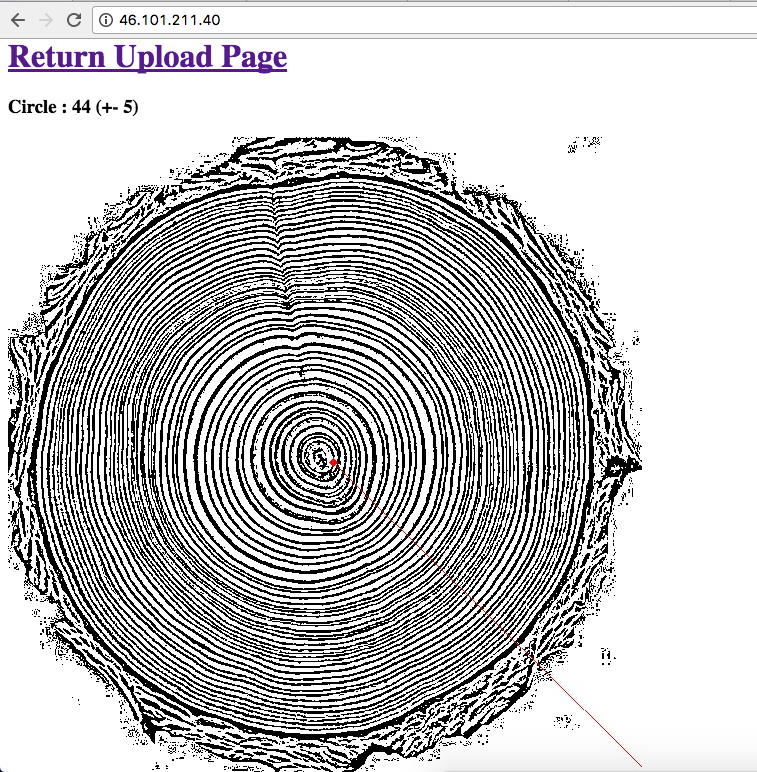
#> input picture data.png, 757 x 772 px
$ python -i image.py   (imports and definitions only)
#> lines starting #> are read from the running program, lines starting #| are printed output that depends on the picture
import cv2
import numpy as np
import pyimgur


CLIENT_ID = "e016bbee6d687a4"

def treeage(imageurl):
#> called with imageurl = 'data.png'
    img = cv2.imread(imageurl, 0)
#> img: shape (772, 757); min 0, max 255, mean 194
    img = cv2.medianBlur(img, 1)
    th2 = cv2.adaptiveThreshold(img, 255, cv2.ADAPTIVE_THRESH_MEAN_C, cv2.THRESH_BINARY, 11, 2)
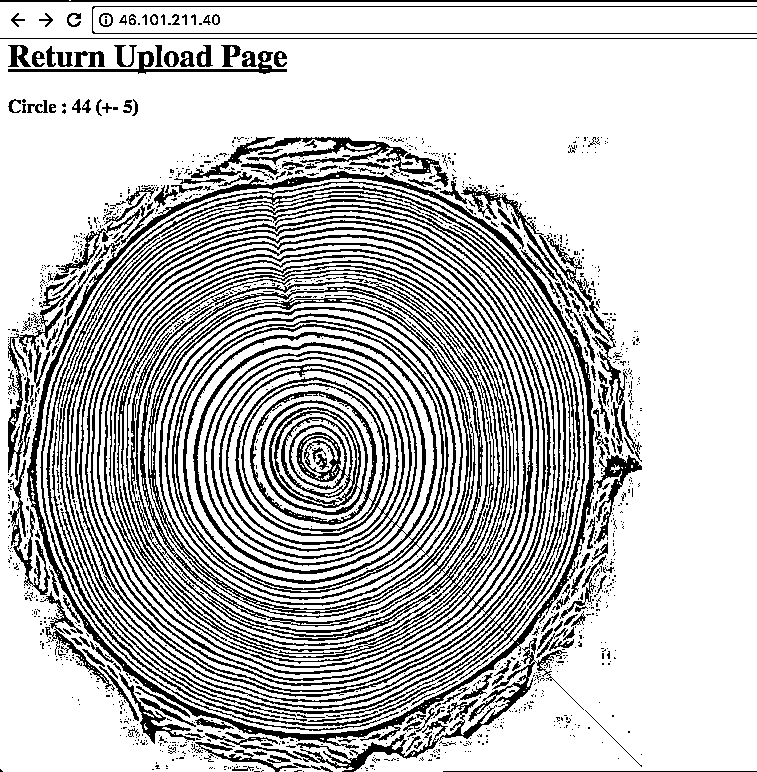
#> th2: shape (772, 757); 75.6% white; black in thin lines or dots
    cimg = cv2.cvtColor(th2, cv2.COLOR_GRAY2BGR)
#> cimg: shape (772, 757, 3); 75.6% white; black in thin lines or dots
    circles = cv2.HoughCircles(th2, cv2.HOUGH_GRADIENT, 50, 2000)
#> circles = [[325, 475, 230]]
    circles = np.uint16(np.around(circles))

    # center point
    for i in circles[0, :]:
        cv2.circle(cimg, (i[0], i[1]), 2, (0, 0, 255), 3)
#> this loop made 1 pass
#> cimg: shape (772, 757, 3); mean B, G, R 192.8, 192.8, 192.8

    draw1 = cimg[0:circles[0][0][1], 0:circles[0][0][0]]
    draw1 = cv2.flip(draw1, 1)
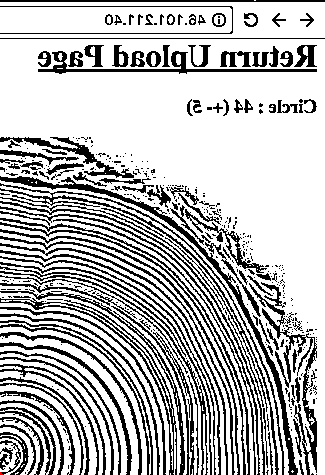
#> draw1: shape (475, 325, 3); mean B, G, R 184.1, 184.1, 184.2
    draw1 = cv2.flip(draw1, 0)
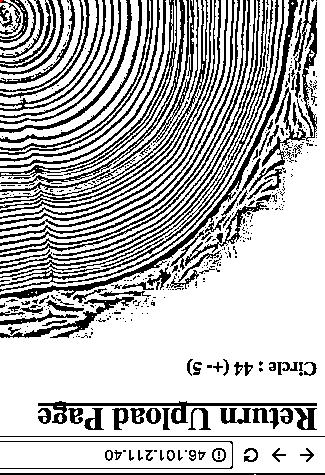
#> draw1: shape (475, 325, 3); mean B, G, R 184.1, 184.1, 184.2

    draw2 = cimg[circles[0][0][1]:, 0:circles[0][0][0]]
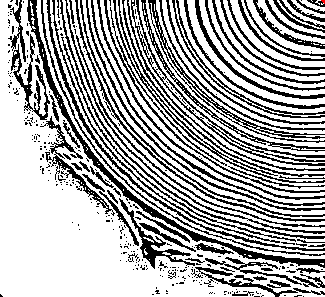
#> draw2: shape (297, 325, 3); mean B, G, R 169.8, 169.8, 169.8
    draw2 = cv2.flip(draw2, 1)
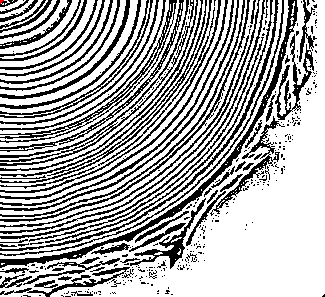
#> draw2: shape (297, 325, 3); mean B, G, R 169.8, 169.8, 169.8

    draw3 = cimg[0:circles[0][0][1], circles[0][0][0]:]
    draw3 = cv2.flip(draw3, 0)
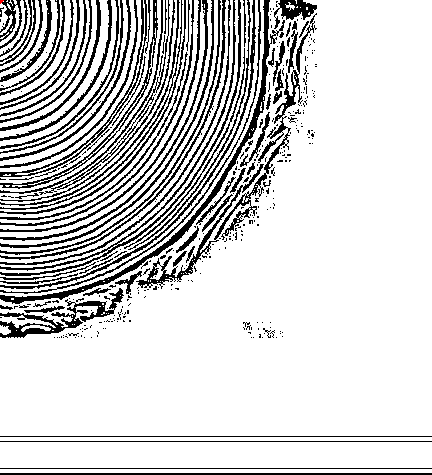
#> draw3: shape (475, 432, 3); mean B, G, R 208.7, 208.7, 208.7

    draw4 = cimg[circles[0][0][1]:, circles[0][0][0]:]
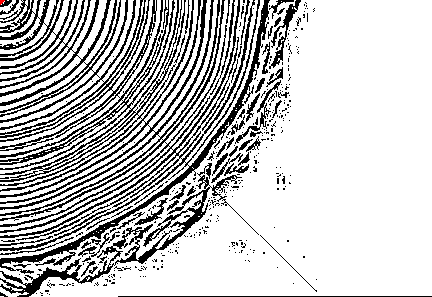
#> draw4: shape (297, 432, 3); mean B, G, R 195, 195, 195

    draws = [draw1, draw2, draw3, draw4]
    counter = 0

    for draw in draws:
        height, width = draw.shape[:2]

        ages = height
        rate = width/height
        if height > width:
            ages = width
            rate = height/width

        temp1 = None
        temp2 = None

        for x in range(ages):
            try:
                if draw[x, int(x*rate)][0] == 0 and not temp1 == 0 and not temp2 == 0:
                    counter = counter + 1
                    draw[x, int(x*rate)] = [0, 0, 255]

                temp1 = draw[x, int(x*rate)][0]
                temp2 = draw[x-1, int(x*rate)-1][0]
            except:
                pass
        for x in range(ages):
            try:
                draw[x, int(x*rate)] = [0, 0, 255]
            except:
                pass
#> this loop made 4 passes
#> (height, width) on passes 1 to 4: (475, 325), (297, 325), (475, 432), (297, 432)
#> after the loop, counter = 157

    agename = '{}-age.jpg'.format(imageurl.split('.')[0])
    cv2.imwrite(agename, cimg)

#> (the run stopped early here; a loop or call above may not have finished)

$ run again, on orginal-age.jpg
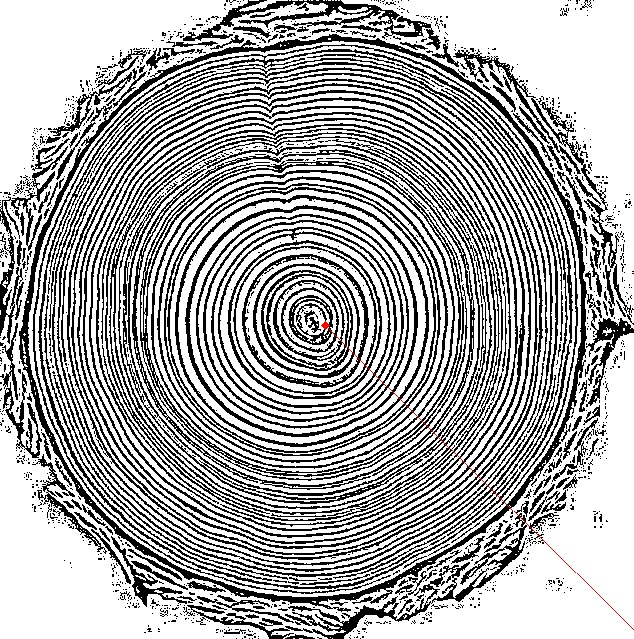
#> input picture orginal-age.jpg, 634 x 639 px
#> in treeage, `th2 = cv2.adaptiveThreshold(img, 255, cv2.ADAPTIVE_THRESH_MEAN_C, cv2...`:
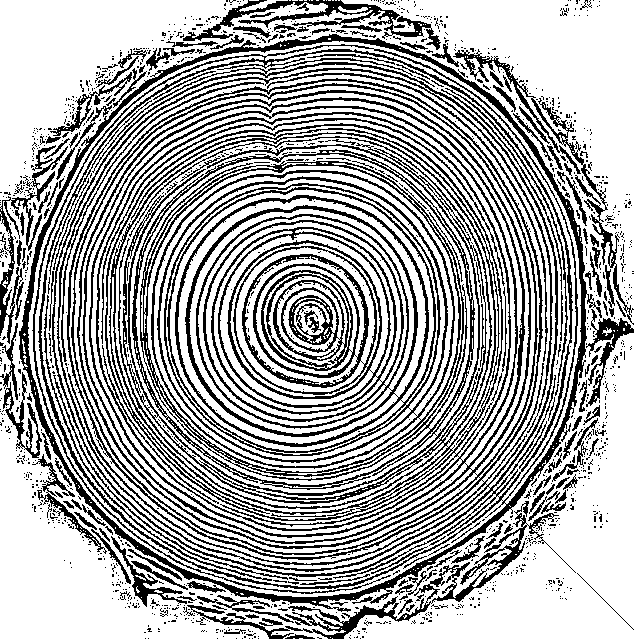
#> th2: shape (639, 634); 66.9% white; black in thin lines or dots
#> circles = [[575, 575, 170]]
#> the loop in treeage, `for i in circles[0, :]:` made 1 pass
#> in treeage, `draw4 = cimg[circles[0][0][1]:, circles[0][0][0]:]`:
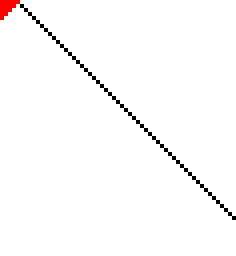
#> draw4: shape (64, 59, 3) (shown 4 times larger); mean B, G, R 250.3, 250.3, 251.4
#> the loop in treeage, `for draw in draws:` made 4 passes
#> (height, width) on passes 1 to 4: (575, 575), (64, 575), (575, 59), (64, 59)
#> after the loop in treeage, `for draw in draws:`: counter = 85
